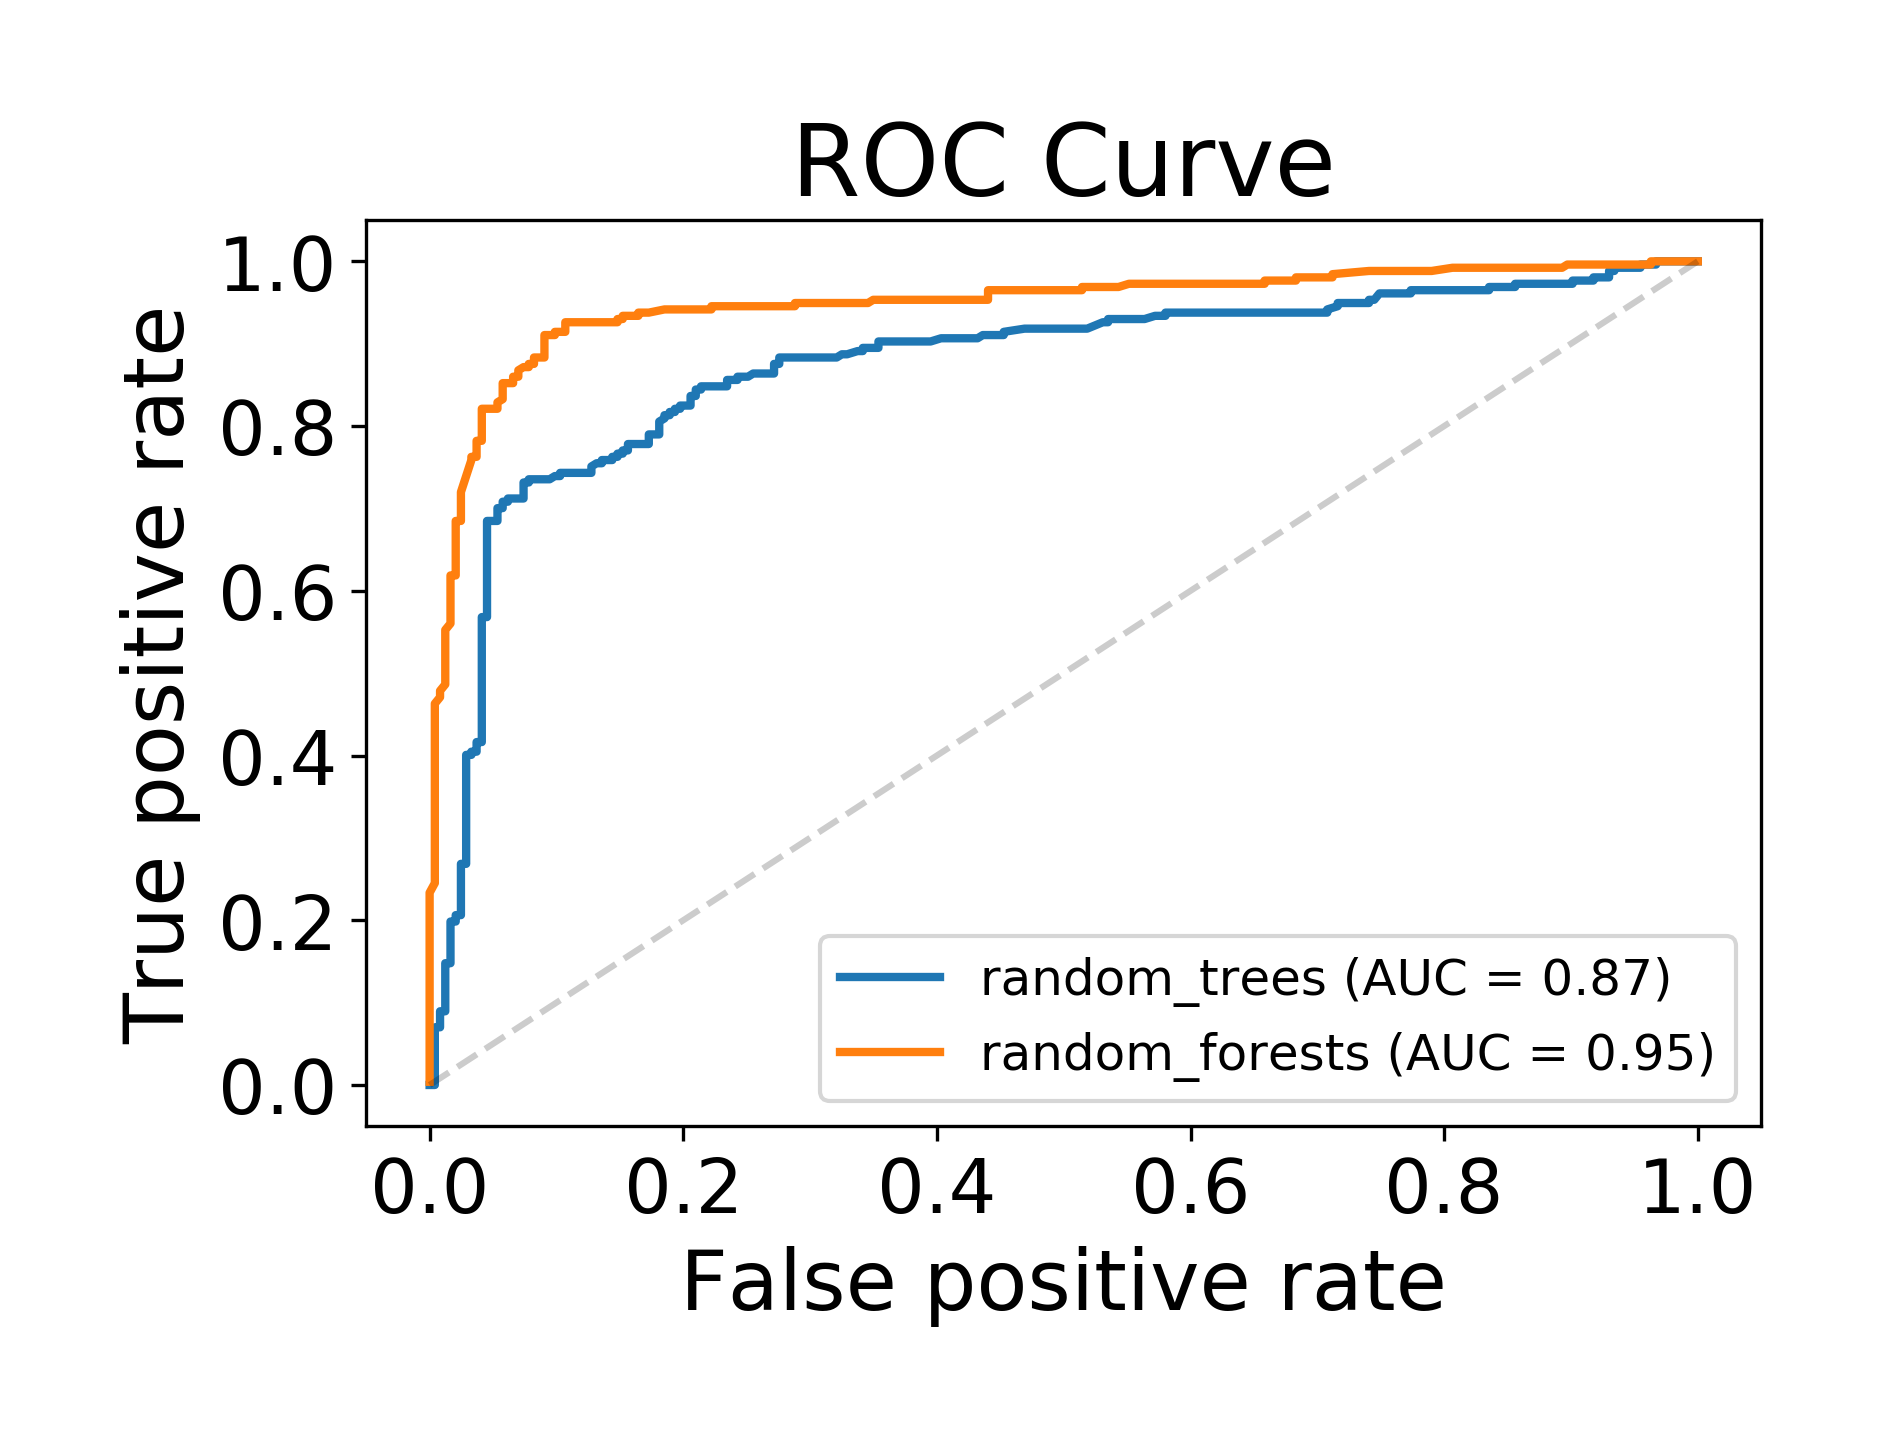

Recreate this plot in Python.
from __future__ import absolute_import
from __future__ import division
from __future__ import print_function

import matplotlib.pyplot as plt
from sklearn.metrics import roc_curve, auc

def draw_roc(fig_path, title='ROC Curve',
             xylabel=['False positive rate', 'True positive rate'],
             **kargs):
    for key in kargs:
        val = kargs[key]
        pred = val['pred']
        label = val['label']
        
        fpr_our, tpr_our, _ = roc_curve(label, pred)
        roc_auc_our = auc(fpr_our, tpr_our)
        
        plt.plot(fpr_our, tpr_our, ls='-', lw=2,
                 label='%s (AUC = %0.2f)' % (key, roc_auc_our))
        
    plt.plot([0, 1], [0, 1], 'k--', alpha=0.2)
    plt.xticks(fontsize=18)
    plt.yticks(fontsize=18)
    plt.xlabel(xylabel[0], fontsize=20)
    plt.ylabel(xylabel[1], fontsize=20)
    plt.title(title, fontsize=24)
    plt.legend(loc='best', fontsize='large')
    plt.savefig(fig_path, dpi=300, facecolor='w', edgecolor='w', pad_inches=0.4, bbox_inches='tight')
    #plt.show()